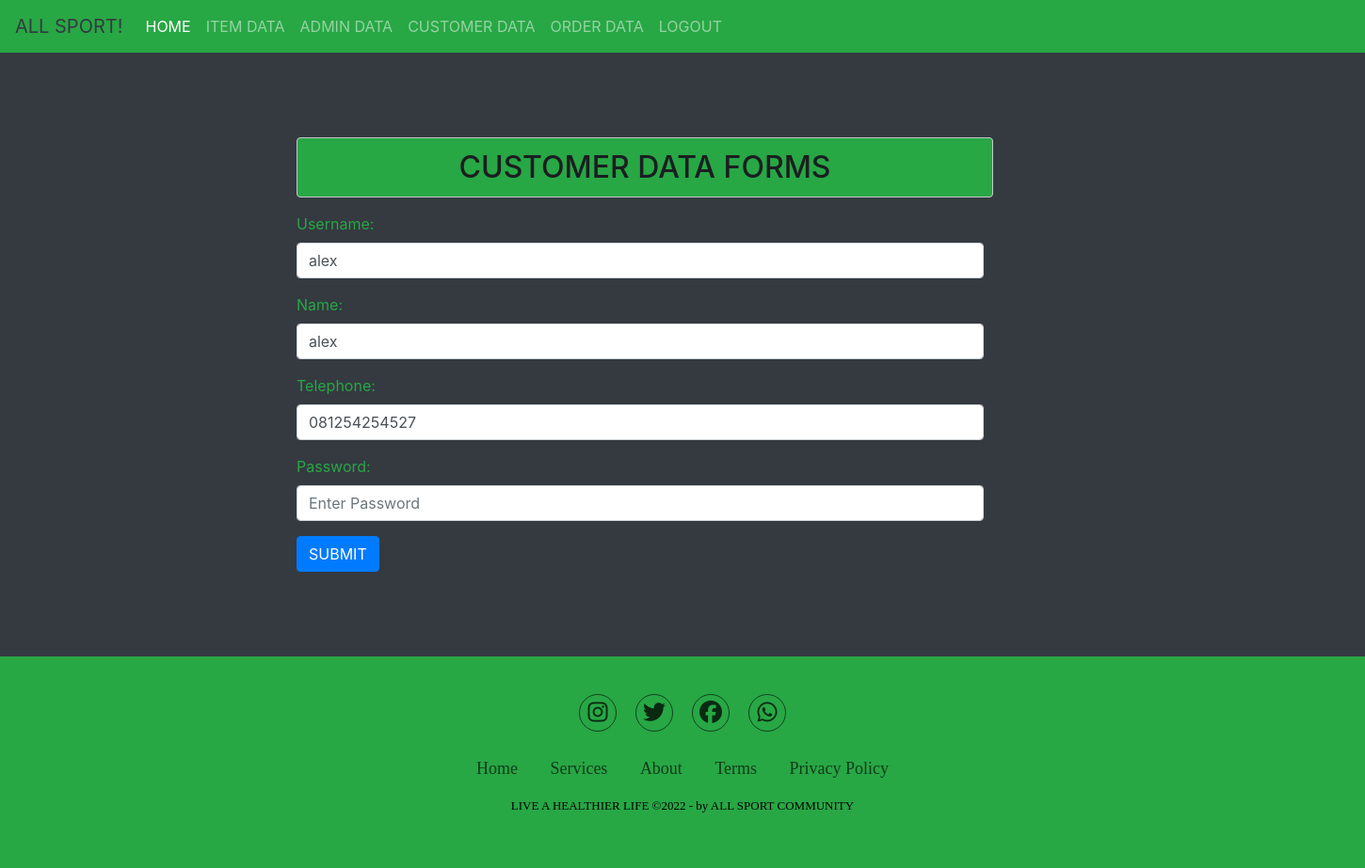
Screenshot of /update_pembeli.php?id=1 (signed in) with the database file from the repository.
### tables this page shows
CREATE TABLE `customers` (
  `id_plg` int(11) NOT NULL,
  `username_plg` varchar(30) NOT NULL,
  `nama_plg` varchar(30) NOT NULL,
  `no_hp_plg` varchar(15) NOT NULL,
  `password` varchar(255) NOT NULL
);

### update_pembeli.php (the view, shortened to what this page needs)
<?php
  include('koneksi.php');
?>
<!DOCTYPE html>
<html lang="en">
<head>
  <link rel="stylesheet" href="https://cdn.jsdelivr.net/npm/bootstrap@4.0.0/dist/css/bootstrap.min.css">
  <link rel="stylesheet" href="style.css">
  <link rel="stylesheet" href="forms1.css">
  <link rel="stylesheet" href="https://cdnjs.cloudflare.com/ajax/libs/font-awesome/6.2.0/css/all.min.css" />
  <link href="//netdna.bootstrapcdn.com/font-awesome/3.2.1/css/font-awesome.css" rel="stylesheet">
</head>
<body>
  <nav class="navbar navbar-expand-lg navbar-dark bg-success">
    <a class="navbar-brand text-dark" href="#">ALL SPORT!</a>
    <div class="collapse navbar-collapse" id="navbarSupportedContent">
      <ul class="navbar-nav mr-auto">
        <li class="nav-item active">
        <a class="nav-link" href="home.php">HOME <span class="sr-only">(current)</span></a>
        </li>
        <li class="nav-item">
            <a class="nav-link" href="tampilan_barang.php">ITEM DATA</a>
        </li>
        <li class="nav-item">
          <a class="nav-link" href="data_admin.php">ADMIN DATA</a>
        </li>
        <li class="nav-item">
          <a class="nav-link" href="data_pembeli.php">CUSTOMER DATA</a>
        </li>
        <li class="nav-item">
            <a class="nav-link" href="data_pesanan.php">ORDER DATA</a>
        </li>
        <li class="nav-item">
          <a class="nav-link" href="logout.php">LOGOUT</a>
          </li>
      </ul>
    </div>
  </nav>
  <div class="container" style="margin: 90px 300px;">
        <h2 class="alert alert-dark text-center mt-5 col-md-8" style="background-color: #28a745">CUSTOMER DATA FORMS</h2>
        <form action="" method="POST" enctype="multipart/form-data">
        <?php
            $tampil = mysqli_query($koneksi, "SELECT * FROM customers WHERE id_plg = '" . $_GET['id'] . "'");
            if (mysqli_num_rows($tampil) > 0) {
                while ($row = mysqli_fetch_array($tampil)) {
        ?>
             <div class="form-group">
                <div class="row">
                    <div class="col-md-8 text-success">
                        <label for="username_plg">Username:</label>
                        <input type="text" name="username_plg" value="<?php echo $row['username_plg']; ?>" class="form-control" placeholder="Enter Username">
                    </div>
                </div>
            </div>
            <div class="form-group">
                <div class="row">
                    <div class="col-md-8 text-success">
                        <label for="nama_plg">Name:</label>
                        <input type="text" name="nama_plg" value="<?php echo $row['nama_plg']; ?>" class="form-control" placeholder="Enter Name">
                    </div>
                </div>
            </div>
            <div class="form-group">
                <div class="row">
                    <div class="col-md-8 text-success">
                        <label for="no_hp_plg">Telephone:</label>
                        <input type="text" name="no_hp_plg" value="<?php echo $row['no_hp_plg']; ?>" class="form-control" placeholder="Enter Telephone Number">
                    </div>
                </div>
            </div>
            <div class="form-group">
                <div class="row">
                    <div class="col-md-8 text-success">
                        <label for="password">Password:</label>
                        <input type="password" name="password"  class="form-control" placeholder="Enter Password">
                    </div>
                </div>
            </div>
        <?php
            }
        }
        ?>
            <button type="submit" name="submit"  class="btn btn-primary">SUBMIT</button>
        </form>
   </div>
  <section class="footer" style="background-color: #28a745">
    <div class="social">
      <a href="https://www.instagram.com/metanocrzrt_/"><i class="fab fa-instagram"></i></a>
      <a href="https://twitter.com/jokowi"><i class="fab fa-twitter"></i></a>
      <a href="https://id-id.facebook.com/Jokowi/"><i class="fab fa-facebook"></i></a>
      <a href="https://wa.me/6282150808102"> <i class="fab fa-whatsapp"></i> </a>
    </div>
    <ul class="list">
      <li>
        <a href="#">Home</a>
      </li>
      <li>
        <a href="#">Services</a>
      </li>
      <li>
        <a href="#">About</a>
      </li>
      <li>
        <a href="#">Terms</a>
      </li>
      <li>
        <a href="#">Privacy Policy</a>
      </li>
    </ul>
    <p class="copyright">
      LIVE A HEALTHIER LIFE &copy;2022 - by ALL SPORT COMMUNITY
    </p>
  </section>
</body>
</html>

### style.css (style rules this page uses)
* { box-sizing: border-box; margin: 0; padding: 0; }
body { background-color: white; color: black; }
.navbar { margin-bottom: 25px; }
.text-center { background-color:#28a745; }
.footer { font-family:'Sege UI'; font-weight: 400; background-color:#28a745; padding: 40px 0; }
.footer .social { text-align: center; padding-bottom: 25px; color: #000000; }
.footer .social a { font-size: 24px; color: inherit; border: 1px solid rgba(0, 0, 0, 0.8); width: 40px; height: 40px; line-height: 38px; display: inline-block; text-align: center; border-radius: 50%; margin: 0 8px; opacity: 0.75; }
.footer ul { margin-top:0; padding: 0; list-style: none; font-size: 18px; line-height: 1.6; margin-bottom: 0; text-align: center; }
.footer ul li a { color:rgba(0, 0, 0, 0.8) ; text-decoration: none; opacity: 0.8; }
.footer ul li { display: inline-block; padding: 0 15px; }
.footer .copyright { margin-top: 15px; text-align: center; font-size: 13px; color: #000000; }

### forms1.css (style rules this page uses)
body { background-color: #343a40; }
.container { margin: 90px 300px; }

### rows the page displays
customers: username_plg "alex", nama_plg "alex", no_hp_plg "081254254527"
